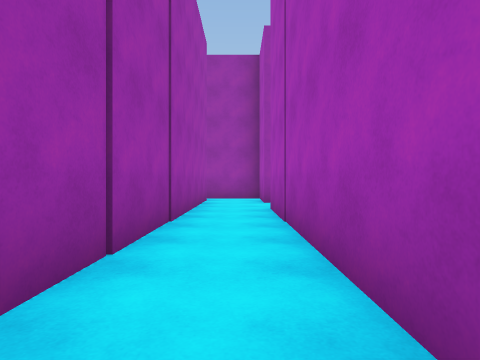
View 1 (above)

22 first-person views from a walk through a 3-D level made in the Unity game engine. The camera is 1.2 m above the floor, looks level and sees 75° across. The floor is counted in squares, 2 m on a side. Each view is taken from the middle of a square. On the plan, view 1 faces up. The plan holds only what a view shows up to about 9 squares ahead; the rest is blank. The place goes on beyond the plan. The player is left out.

View 2
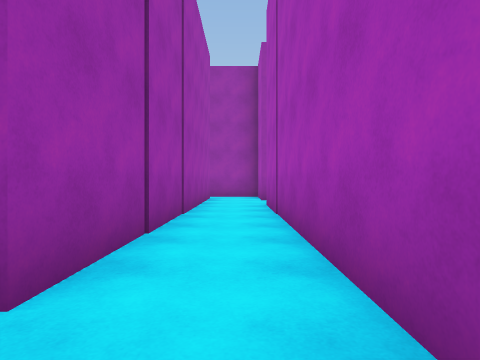

View 3
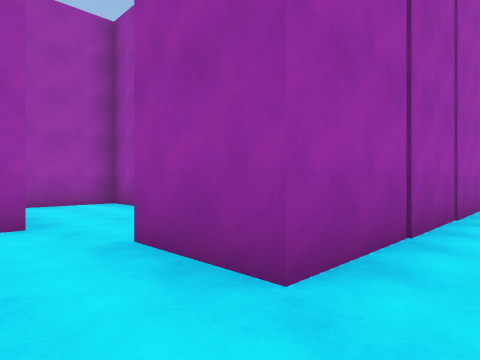

View 4
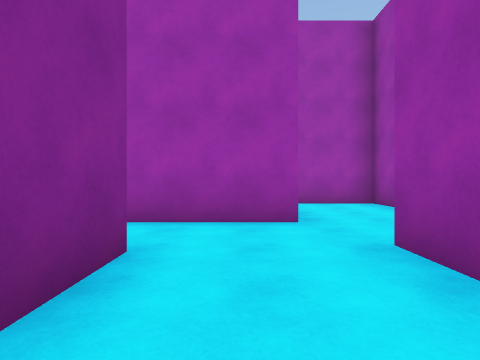

View 5
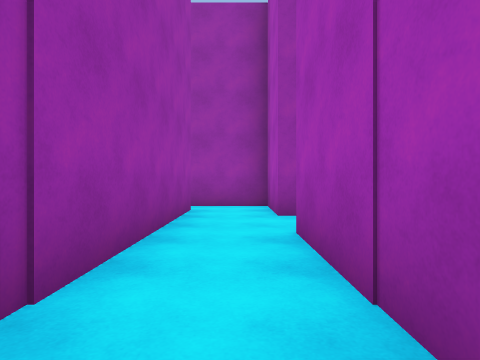

View 6
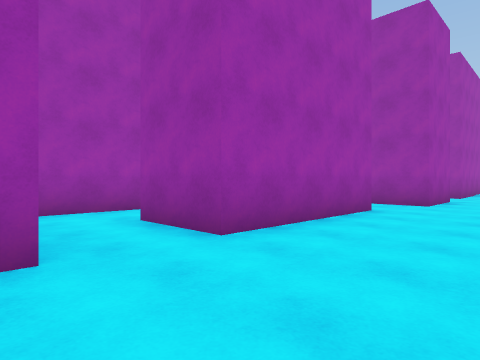

View 7
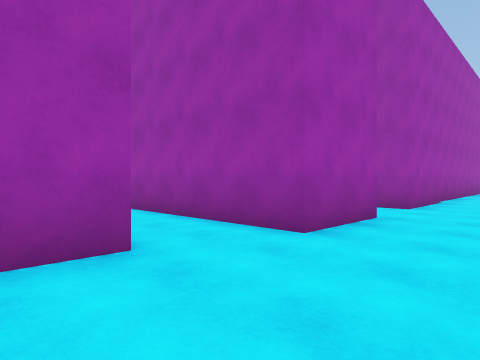

View 8
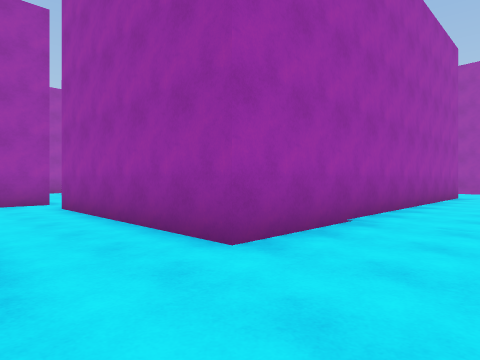

View 9
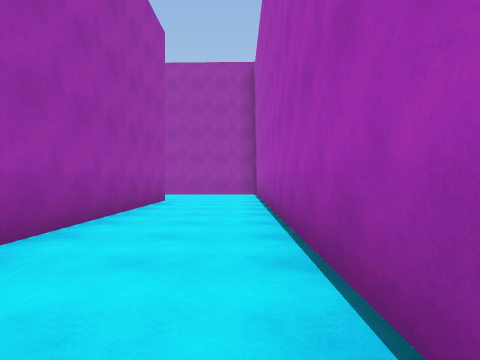

View 10
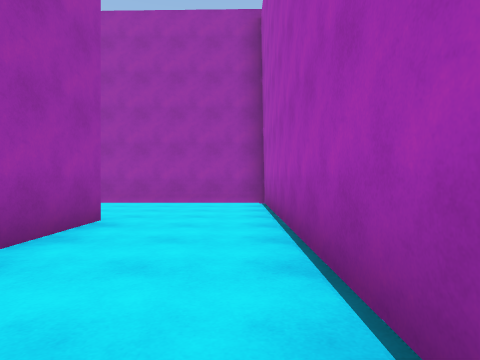

View 11
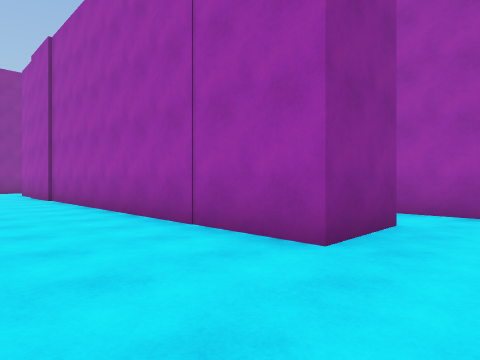

View 12
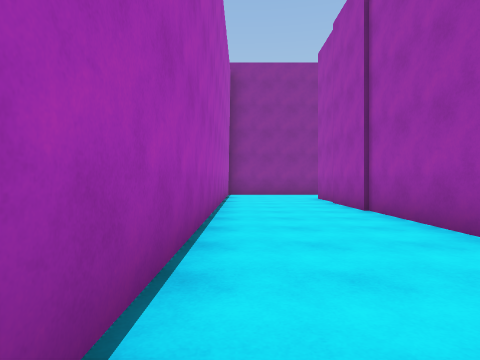

View 13
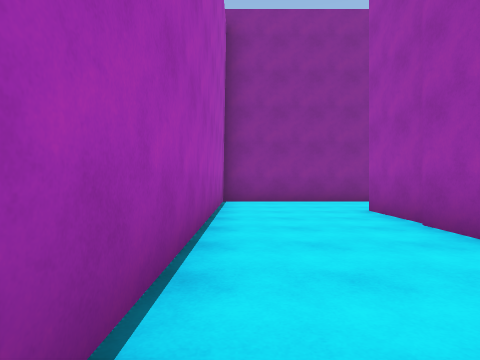

View 14
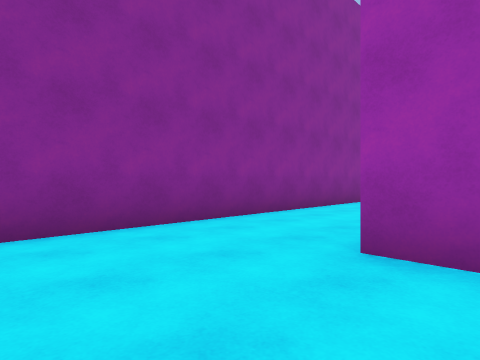

View 15
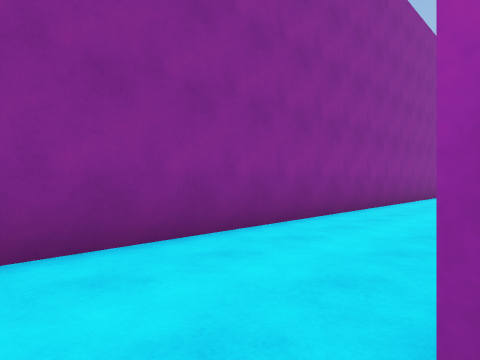

View 16
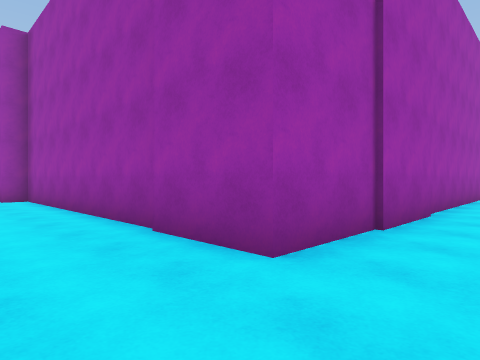

View 17
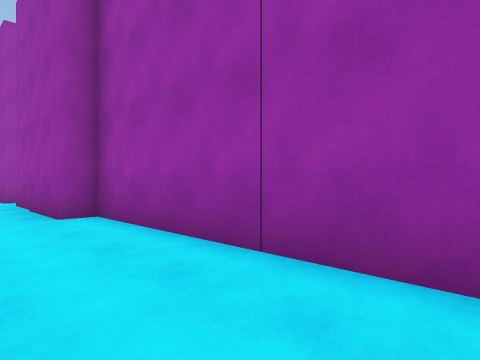

View 18
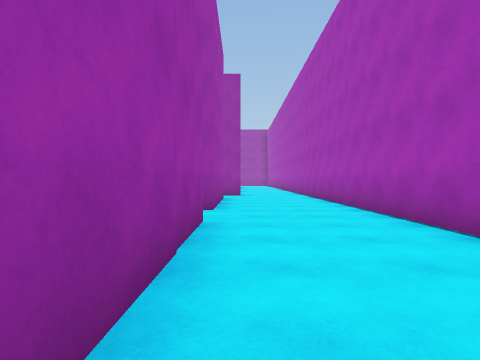

View 19
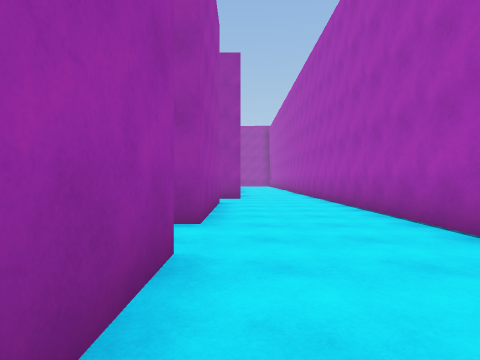

View 20
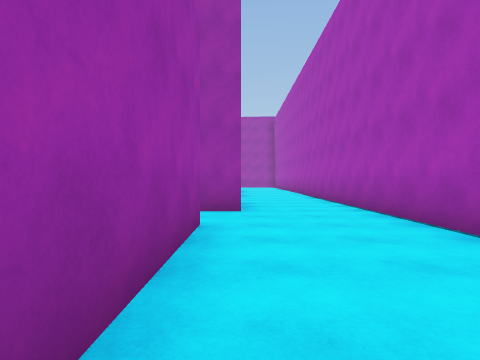

View 21
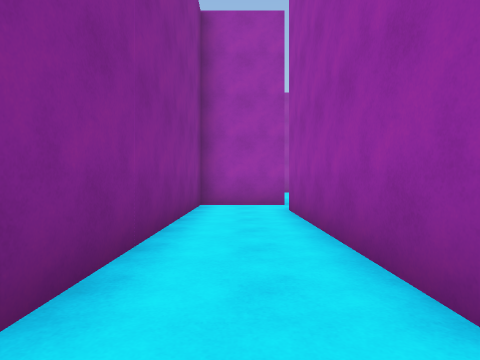

View 22
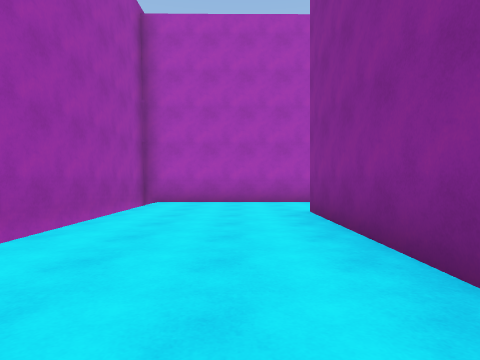

### Floor plan
Points are (right, up) in squares from view 1. A wall is a line through its corners. A room is listed if a view was taken in it or the views show most of it. See-through windows are left out.
Room 1 (views 1, 2, 3, 4, 5)
walls: (0.7, -0.2) (0.7, 6.6) (2.5, 6.6); (2.5, 8.3) (0.7, 8.3) (0.7, 10.2); (-1, 9.2) (-1, 0.4) (-2.9, 0.4); (-2.6, -1.9) (-1.1, -1.9)
ways out: opening at (1.5, 7.5) to room 2; opening at (-1.5, -0.5); opening at (0, 9)
Room 2 (views 6, 7, 8, 9, 10, 11, 12, 13, 14, 15, 16, 17, 18, 19, 20, 21, 22)
walls: (-3.5, 18.1) (-3.5, 16.1) (2.9, 16.1) (2.9, 14) (-1.2, 14); (2.5, 12.2) (2.5, 8.3); (5.6, 19.8) (5.7, 31.7) (0.5, 31.7); (-1.4, 27.7) (2.9, 27.7) (2.9, 18) (-2.2, 18); (2.5, 6.6) (2.5, -6) (-6.3, -6); (5.5, 5.3) (5.6, 17); (-6.3, -6.6) (-9.8, -6.6); (-10.9, -6.6) (-11.5, -6.6); (-7, -8.7) (5.5, -8.7) (5.5, 3.4)
ways out: opening at (1.5, 7.5) to room 1; opening at (-3, 18)

Where each view was taken, in squares from view 1:
view 1: 0 up, 0 right, facing up
view 2: 1 down, 0 right, facing up
view 3: 1 down, 0 right, facing up-left
view 4: 1 down, 0 right, facing left
view 5: 3 up, 0 right, facing up
view 6: 6 up, 5 right, facing up-left
view 7: 11 up, 5 right, facing up-left
view 8: 16 up, 5 right, facing up-left
view 9: 19 up, 5 right, facing up
view 10: 23 up, 5 right, facing up
view 11: 8 up, 5 right, facing down-left
view 12: 4 up, 5 right, facing down
view 13: 0 up, 5 right, facing down
view 14: 5 down, 5 right, facing down-left
view 15: 6 down, 3 right, facing down-left
view 16: 8 down, 4 right, facing up-left
view 17: 8 down, 1 left, facing up-left
view 18: 2 up, 3 right, facing up
view 19: 4 up, 3 right, facing up
view 20: 8 up, 3 right, facing up
view 21: 17 up, 4 right, facing left
view 22: 29 up, 3 left, facing right
